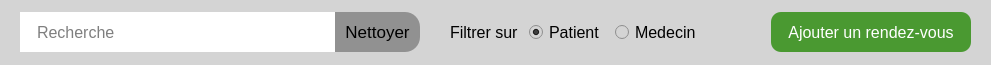
                     <widget class="QFrame" name="femme_3">
                      <property name="minimumSize">
                       <size>
                        <width>0</width>
                        <height>65</height>
                       </size>
                      </property>
                      <property name="maximumSize">
                       <size>
                        <width>16777215</width>
                        <height>50</height>
                       </size>
                      </property>
                      <property name="styleSheet">
                       <string notr="true">background-color: rgb(212, 212, 212);</string>
                      </property>
                      <property name="frameShape">
                       <enum>QFrame::NoFrame</enum>
                      </property>
                      <property name="frameShadow">
                       <enum>QFrame::Raised</enum>
                      </property>
                      <property name="lineWidth">
                       <number>0</number>
                      </property>
                      <layout class="QHBoxLayout" name="horizontalLayout_10">
                       <property name="spacing">
                        <number>0</number>
                       </property>
                       <property name="leftMargin">
                        <number>20</number>
                       </property>
                       <property name="topMargin">
                        <number>0</number>
                       </property>
                       <property name="rightMargin">
                        <number>20</number>
                       </property>
                       <property name="bottomMargin">
                        <number>0</number>
                       </property>
                       <item>
                        <widget class="QFrame" name="frame_13">
                         <property name="minimumSize">
                          <size>
                           <width>550</width>
                           <height>0</height>
                          </size>
                         </property>
                         <property name="frameShape">
                          <enum>QFrame::NoFrame</enum>
                         </property>
                         <property name="frameShadow">
                          <enum>QFrame::Raised</enum>
                         </property>
                         <property name="lineWidth">
                          <number>0</number>
                         </property>
                         <layout class="QHBoxLayout" name="horizontalLayout_11">
                          <property name="spacing">
                           <number>30</number>
                          </property>
                          <property name="leftMargin">
                           <number>0</number>
                          </property>
                          <property name="topMargin">
                           <number>0</number>
                          </property>
                          <property name="rightMargin">
                           <number>0</number>
                          </property>
                          <property name="bottomMargin">
                           <number>0</number>
                          </property>
                          <item>
                           <widget class="QFrame" name="frame_14">
                            <property name="minimumSize">
                             <size>
                              <width>400</width>
                              <height>0</height>
                             </size>
                            </property>
                            <property name="frameShape">
                             <enum>QFrame::NoFrame</enum>
                            </property>
                            <property name="frameShadow">
                             <enum>QFrame::Raised</enum>
                            </property>
                            <property name="lineWidth">
                             <number>0</number>
                            </property>
                            <layout class="QHBoxLayout" name="horizontalLayout_12">
                             <property name="spacing">
                              <number>0</number>
                             </property>
                             <property name="leftMargin">
                              <number>0</number>
                             </property>
                             <property name="topMargin">
                              <number>0</number>
                             </property>
                             <property name="rightMargin">
                              <number>0</number>
                             </property>
                             <property name="bottomMargin">
                              <number>0</number>
                             </property>
                             <item>
                              <widget class="QLineEdit" name="L_rechercherRdv">
                               <property name="minimumSize">
                                <size>
                                 <width>0</width>
                                 <height>40</height>
                                </size>
                               </property>
                               <property name="font">
                                <font>
                                 <pointsize>12</pointsize>
                                </font>
                               </property>
                               <property name="styleSheet">
                                <string notr="true">background-color: rgb(255, 255, 255);
padding-left: 15px</string>
                               </property>
                               <property name="frame">
                                <bool>false</bool>
                               </property>
                               <property name="placeholderText">
                                <string>Recherche</string>
                               </property>
                              </widget>
                             </item>
                             <item>
                              <widget class="QPushButton" name="btn_nettoyerPatient_2">
                               <property name="minimumSize">
                                <size>
                                 <width>85</width>
                                 <height>40</height>
                                </size>
                               </property>
                               <property name="font">
                                <font>
                                 <pointsize>13</pointsize>
                                </font>
                               </property>
                               <property name="cursor">
                                <cursorShape>PointingHandCursor</cursorShape>
                               </property>
                               <property name="styleSheet">
                                <string notr="true">background-color: rgb(145, 145, 145);
border-top-right-radius: 15px;
border-bottom-right-radius: 15px;
border: none;</string>
                               </property>
                               <property name="text">
                                <string>Nettoyer</string>
                               </property>
                               <property name="flat">
                                <bool>false</bool>
                               </property>
                              </widget>
                             </item>
                            </layout>
                           </widget>
                          </item>
                          <item>
                           <widget class="QFrame" name="frame_15">
                            <property name="frameShape">
                             <enum>QFrame::NoFrame</enum>
                            </property>
                            <property name="frameShadow">
                             <enum>QFrame::Raised</enum>
                            </property>
                            <layout class="QHBoxLayout" name="horizontalLayout_14">
                             <property name="spacing">
                              <number>10</number>
                             </property>
                             <property name="leftMargin">
                              <number>0</number>
                             </property>
                             <property name="topMargin">
                              <number>0</number>
                             </property>
                             <property name="rightMargin">
                              <number>0</number>
                             </property>
                             <property name="bottomMargin">
                              <number>0</number>
                             </property>
                             <item>
                              <widget class="QLabel" name="label_7">
                               <property name="font">
                                <font>
                                 <pointsize>12</pointsize>
                                </font>
                               </property>
                               <property name="text">
                                <string>Filtrer sur</string>
                               </property>
                              </widget>
                             </item>
                             <item>
                              <widget class="QRadioButton" name="ra_patient">
                               <property name="font">
                                <font>
                                 <pointsize>12</pointsize>
                                </font>
                               </property>
                               <property name="text">
                                <string>Patient</string>
                               </property>
                               <property name="checked">
                                <bool>true</bool>
                               </property>
                              </widget>
                             </item>
                             <item>
                              <widget class="QRadioButton" name="ra_medecin">
                               <property name="font">
                                <font>
                                 <pointsize>12</pointsize>
                                </font>
                               </property>
                               <property name="text">
                                <string>Medecin</string>
                               </property>
                              </widget>
                             </item>
                            </layout>
                           </widget>
                          </item>
                         </layout>
                        </widget>
                       </item>
                       <item>
                        <spacer name="horizontalSpacer_3">
                         <property name="orientation">
                          <enum>Qt::Horizontal</enum>
                         </property>
                         <property name="sizeHint" stdset="0">
                          <size>
                           <width>70</width>
                           <height>20</height>
                          </size>
                         </property>
                        </spacer>
                       </item>
                       <item>
                        <widget class="QPushButton" name="ajouterRDV">
                         <property name="minimumSize">
                          <size>
                           <width>200</width>
                           <height>40</height>
                          </size>
                         </property>
                         <property name="font">
                          <font>
                           <pointsize>12</pointsize>
                          </font>
                         </property>
                         <property name="cursor">
                          <cursorShape>PointingHandCursor</cursorShape>
                         </property>
                         <property name="styleSheet">
                          <string notr="true">background-color: rgb(74, 153, 49);
color: rgb(255, 255, 255);
border: none;
border-radius: 10px;</string>
                         </property>
                         <property name="text">
                          <string>Ajouter un rendez-vous</string>
                         </property>
                         <property name="icon">
                          <iconset resource="icon.qrc">
                           <normaloff>:/ICON/calendar-number-outline.svg</normaloff>:/ICON/calendar-number-outline.svg</iconset>
                         </property>
                         <property name="iconSize">
                          <size>
                           <width>25</width>
                           <height>25</height>
                          </size>
                         </property>
                        </widget>
                       </item>
                      </layout>
                     </widget>
